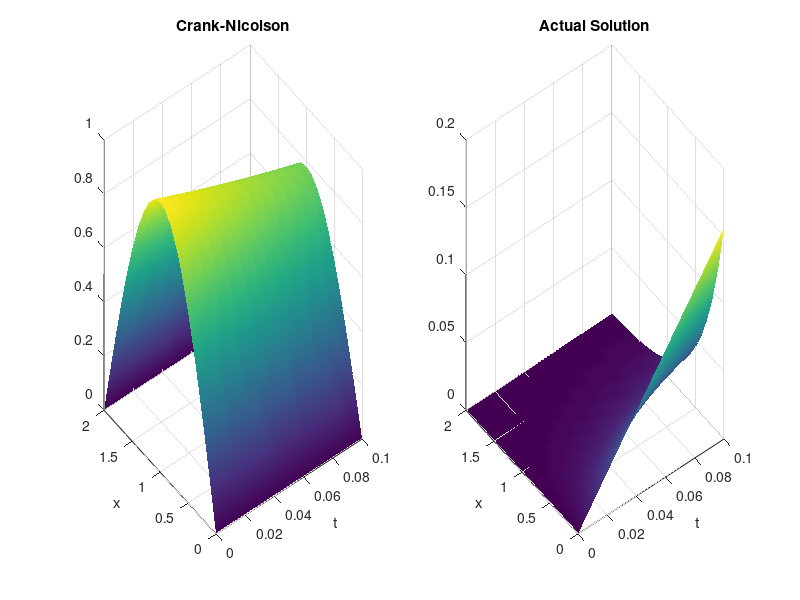

This figure's MATLAB source:
% Q4_Heat_FDM.m
clear; clc; close all;

% Setup: u_t = u_xx, t in [0, 0.1], x in [0, 2]
% u(t,0)=0, u(t,2)=0, u(0,x)=sin(pi*x/2)
L = 2; T = 0.1;
exact_sol = @(x, t) exp(-(pi^2/4)*t) .* sin(pi*x/2);

Nx = 20; Nt = 100; % Ensure stable k/h^2 ratio for explicit
h = L/Nx; k = T/Nt;
x = linspace(0, L, Nx+1)'; t = linspace(0, T, Nt+1);
lambda = k / h^2;

U_CN = zeros(Nx+1, Nt+1);
U_CN(:,1) = sin(pi*x/2);

% Crank-Nicolson Assembly (Theta = 0.5)
theta = 0.5;
A = spdiags([-lambda*theta*ones(Nx-1,1), (1+2*lambda*theta)*ones(Nx-1,1), -lambda*theta*ones(Nx-1,1)], -1:1, Nx-1, Nx-1);
B = spdiags([lambda*(1-theta)*ones(Nx-1,1), (1-2*lambda*(1-theta))*ones(Nx-1,1), lambda*(1-theta)*ones(Nx-1,1)], -1:1, Nx-1, Nx-1);

for n = 1:Nt
    rhs = B * U_CN(2:end-1, n);
    U_CN(2:end-1, n+1) = A \ rhs;
end

[X, T_grid] = meshgrid(t, x);
U_exact = exact_sol(X, T_grid);

figure;
subplot(1,2,1); surf(X, T_grid, U_CN); title('Crank-Nicolson'); xlabel('t'); ylabel('x'); shading interp;
subplot(1,2,2); surf(X, T_grid, U_exact); title('Actual Solution'); xlabel('t'); ylabel('x'); shading interp;
